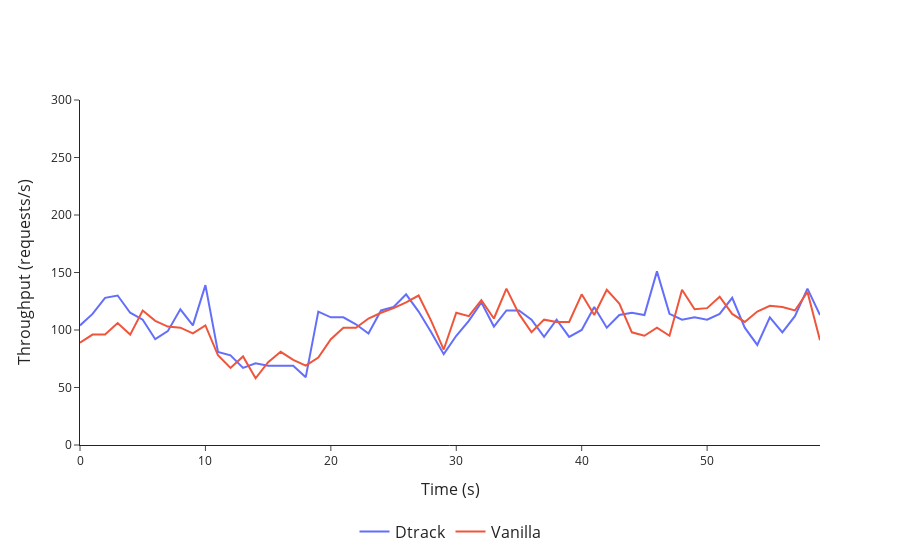
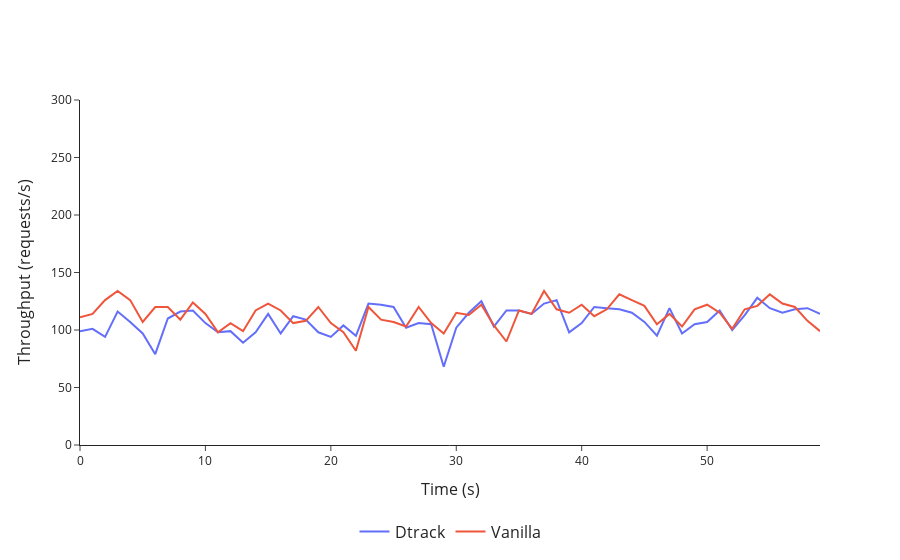
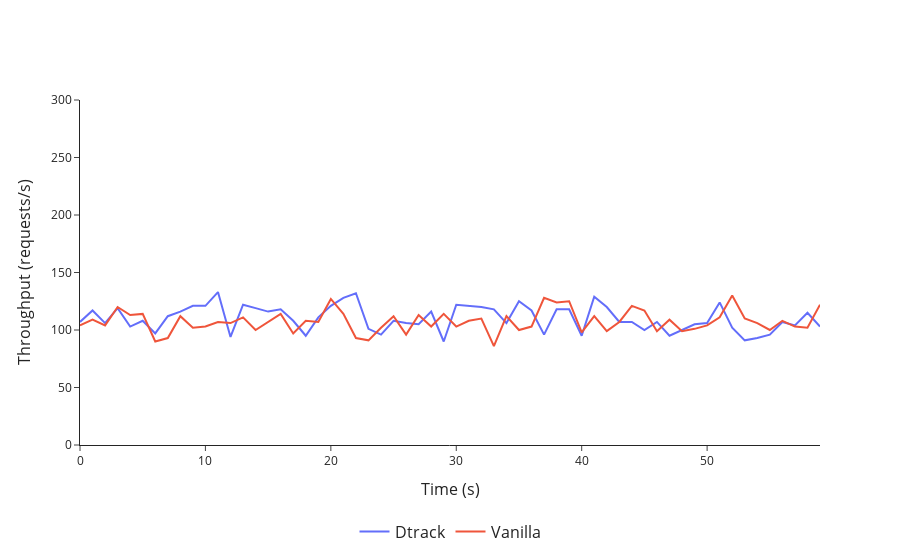
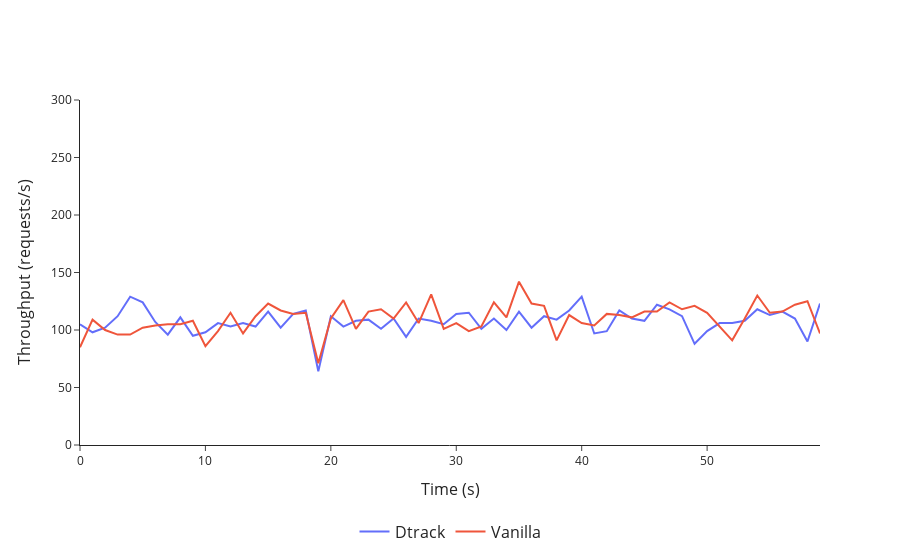

Write notebook code for charts like these, in order.
### Markdown cell above
# TIME vs OPERATIONS PER SECOND - OLTP
## NO - INTERVAL

### Code cell
vanilla = []
dtrack = []
folder = '.\\data\\Application-Overhead\\Oltp\\No-Interval'
for migration_type in os.listdir(f'{folder}'):
    for filename in os.listdir(f'{folder}\\{migration_type}'):
        if filename.endswith('.csv'):
            size = filename.split('.')[1]
            if 'Dtrack' in migration_type:
                dtrack.append([f'{size}', pd.read_csv(f'{folder}\\{migration_type}\\{filename}')])
            else:
                vanilla.append([f'{size}', pd.read_csv(f'{folder}\\{migration_type}\\{filename}')])

for index, values in enumerate(vanilla):
    plot_graph([dtrack[index][1], vanilla[index][1]], 'Time', 'Throughput', f'Throughput/Application-Overhead.CPU.RAM-{vanilla[index][0]}', ['Dtrack', 'Vanilla'], '(s)', '(requests/s)', image='/oltp/No-Interval', y_range=300)

### Figure 1 — Plotly figure (JSON) as saved in the notebook; plotly's stock layout.template omitted (floating-point values rounded to 4 significant figures)
{"data": [{"line": {"color": "#636EFA", "dash": "solid"}, "mode": "lines", "name": "Dtrack", "x": [0, 1, 2, 3, 4, 5, 6, 7, 8, 9, 10, 11, 12, 13, 14, 15, 16, 17, 18, 19, 20, 21, 22, 23, 24, 25, 26, 27, 28, 29, 30, 31, 32, 33, 34, 35, 36, 37, 38, 39, 40, 41, 42, 43, 44, 45, 46, 47, 48, 49, 50, 51, 52, 53, 54, 55, 56, 57, 58, 59], "y": [104.0, 114.0, 128.0, 130.0, 115.0, 109.0, 92.0, 99.0, 118.0, 104.0, 139.0, 81.0, 78.0, 67.0, 71.0, 69.0, 69.0, 69.0, 59.0, 116.0, 111.0, 111.0, 105.0, 97.0, 117.0, 120.0, 131.0, 116.0, 98.0, 79.0, 95.0, 108.0, 124.0, 103.0, 117.0, 117.0, 109.0, 94.0, 109.0, 94.0, 100.0, 120.0, 102.0, 113.0, 115.0, 113.0, 151.0, 114.0, 109.0, 111.0, 109.0, 114.0, 128.0, 102.0, 87.0, 111.0, 98.0, 112.0, 136.0, 113.0], "type": "scatter"}, {"line": {"color": "#EF553B", "dash": "solid"}, "mode": "lines", "name": "Vanilla", "x": [0, 1, 2, 3, 4, 5, 6, 7, 8, 9, 10, 11, 12, 13, 14, 15, 16, 17, 18, 19, 20, 21, 22, 23, 24, 25, 26, 27, 28, 29, 30, 31, 32, 33, 34, 35, 36, 37, 38, 39, 40, 41, 42, 43, 44, 45, 46, 47, 48, 49, 50, 51, 52, 53, 54, 55, 56, 57, 58, 59], "y": [89.0, 96.0, 96.0, 106.0, 96.0, 117.0, 108.0, 103.0, 102.0, 97.0, 104.0, 78.0, 67.0, 77.0, 58.0, 72.0, 81.0, 74.0, 69.0, 76.0, 92.0, 102.0, 102.0, 110.0, 115.0, 119.0, 124.0, 130.0, 108.0, 83.0, 115.0, 112.0, 126.0, 110.0, 136.0, 114.0, 98.0, 109.0, 107.0, 107.0, 131.0, 113.0, 135.0, 123.0, 98.0, 95.0, 102.0, 95.0, 135.0, 118.0, 119.0, 129.0, 114.0, 107.0, 116.0, 121.0, 120.0, 117.0, 133.0, 91.0], "type": "scatter"}], "layout": {"xaxis": {"title": {"text": "Time (s)", "font": {"size": 16}}}, "yaxis": {"range": [0, 300], "title": {"text": "Throughput (requests/s)", "font": {"size": 16}}}, "legend": {"font": {"size": 16}, "orientation": "h", "yanchor": "bottom", "y": -0.3, "xanchor": "center", "x": 0.5}}}

### Figure 2 — Plotly figure (JSON) as saved in the notebook; plotly's stock layout.template omitted (floating-point values rounded to 4 significant figures)
{"data": [{"line": {"color": "#636EFA", "dash": "solid"}, "mode": "lines", "name": "Dtrack", "x": [0, 1, 2, 3, 4, 5, 6, 7, 8, 9, 10, 11, 12, 13, 14, 15, 16, 17, 18, 19, 20, 21, 22, 23, 24, 25, 26, 27, 28, 29, 30, 31, 32, 33, 34, 35, 36, 37, 38, 39, 40, 41, 42, 43, 44, 45, 46, 47, 48, 49, 50, 51, 52, 53, 54, 55, 56, 57, 58, 59], "y": [99.0, 101.0, 94.0, 116.0, 107.0, 97.0, 79.0, 110.0, 116.0, 117.0, 106.0, 98.0, 99.0, 89.0, 98.0, 114.0, 97.0, 112.0, 109.0, 98.0, 94.0, 104.0, 95.0, 123.0, 122.0, 120.0, 102.0, 106.0, 105.0, 68.0, 102.0, 115.0, 125.0, 103.0, 117.0, 117.0, 114.0, 123.0, 126.0, 98.0, 106.0, 120.0, 119.0, 118.0, 115.0, 107.0, 95.0, 119.0, 97.0, 105.0, 107.0, 117.0, 100.0, 113.0, 128.0, 119.0, 115.0, 118.0, 119.0, 114.0], "type": "scatter"}, {"line": {"color": "#EF553B", "dash": "solid"}, "mode": "lines", "name": "Vanilla", "x": [0, 1, 2, 3, 4, 5, 6, 7, 8, 9, 10, 11, 12, 13, 14, 15, 16, 17, 18, 19, 20, 21, 22, 23, 24, 25, 26, 27, 28, 29, 30, 31, 32, 33, 34, 35, 36, 37, 38, 39, 40, 41, 42, 43, 44, 45, 46, 47, 48, 49, 50, 51, 52, 53, 54, 55, 56, 57, 58, 59], "y": [111.0, 114.0, 126.0, 134.0, 126.0, 107.0, 120.0, 120.0, 109.0, 124.0, 114.0, 98.0, 106.0, 99.0, 117.0, 123.0, 117.0, 106.0, 108.0, 120.0, 106.0, 98.0, 82.0, 120.0, 109.0, 107.0, 103.0, 120.0, 106.0, 97.0, 115.0, 113.0, 122.0, 104.0, 90.0, 117.0, 114.0, 134.0, 118.0, 115.0, 122.0, 112.0, 118.0, 131.0, 126.0, 121.0, 105.0, 114.0, 103.0, 118.0, 122.0, 115.0, 101.0, 118.0, 121.0, 131.0, 123.0, 120.0, 108.0, 99.0], "type": "scatter"}], "layout": {"xaxis": {"title": {"text": "Time (s)", "font": {"size": 16}}}, "yaxis": {"range": [0, 300], "title": {"text": "Throughput (requests/s)", "font": {"size": 16}}}, "legend": {"font": {"size": 16}, "orientation": "h", "yanchor": "bottom", "y": -0.3, "xanchor": "center", "x": 0.5}}}

### Figure 3 — Plotly figure (JSON) as saved in the notebook; plotly's stock layout.template omitted (floating-point values rounded to 4 significant figures)
{"data": [{"line": {"color": "#636EFA", "dash": "solid"}, "mode": "lines", "name": "Dtrack", "x": [0, 1, 2, 3, 4, 5, 6, 7, 8, 9, 10, 11, 12, 13, 14, 15, 16, 17, 18, 19, 20, 21, 22, 23, 24, 25, 26, 27, 28, 29, 30, 31, 32, 33, 34, 35, 36, 37, 38, 39, 40, 41, 42, 43, 44, 45, 46, 47, 48, 49, 50, 51, 52, 53, 54, 55, 56, 57, 58, 59], "y": [107.0, 117.0, 106.0, 119.0, 103.0, 108.0, 97.0, 112.0, 116.0, 121.0, 121.0, 133.0, 94.0, 122.0, 119.0, 116.0, 118.0, 108.0, 95.0, 111.0, 121.0, 128.0, 132.0, 101.0, 96.0, 108.0, 106.0, 105.0, 116.0, 90.0, 122.0, 121.0, 120.0, 118.0, 106.0, 125.0, 117.0, 96.0, 118.0, 118.0, 95.0, 129.0, 120.0, 107.0, 107.0, 100.0, 107.0, 95.0, 100.0, 105.0, 106.0, 124.0, 102.0, 91.0, 93.0, 96.0, 107.0, 104.0, 115.0, 103.0], "type": "scatter"}, {"line": {"color": "#EF553B", "dash": "solid"}, "mode": "lines", "name": "Vanilla", "x": [0, 1, 2, 3, 4, 5, 6, 7, 8, 9, 10, 11, 12, 13, 14, 15, 16, 17, 18, 19, 20, 21, 22, 23, 24, 25, 26, 27, 28, 29, 30, 31, 32, 33, 34, 35, 36, 37, 38, 39, 40, 41, 42, 43, 44, 45, 46, 47, 48, 49, 50, 51, 52, 53, 54, 55, 56, 57, 58, 59], "y": [104.0, 109.0, 104.0, 120.0, 113.0, 114.0, 90.0, 93.0, 112.0, 102.0, 103.0, 107.0, 106.0, 111.0, 100.0, 107.0, 114.0, 97.0, 108.0, 107.0, 127.0, 114.0, 93.0, 91.0, 102.0, 112.0, 96.0, 113.0, 103.0, 114.0, 103.0, 108.0, 110.0, 86.0, 112.0, 100.0, 103.0, 128.0, 124.0, 125.0, 98.0, 112.0, 99.0, 107.0, 121.0, 117.0, 99.0, 109.0, 99.0, 101.0, 104.0, 111.0, 130.0, 110.0, 106.0, 100.0, 108.0, 103.0, 102.0, 122.0], "type": "scatter"}], "layout": {"xaxis": {"title": {"text": "Time (s)", "font": {"size": 16}}}, "yaxis": {"range": [0, 300], "title": {"text": "Throughput (requests/s)", "font": {"size": 16}}}, "legend": {"font": {"size": 16}, "orientation": "h", "yanchor": "bottom", "y": -0.3, "xanchor": "center", "x": 0.5}}}

### Figure 4 — Plotly figure (JSON) as saved in the notebook; plotly's stock layout.template omitted (floating-point values rounded to 4 significant figures)
{"data": [{"line": {"color": "#636EFA", "dash": "solid"}, "mode": "lines", "name": "Dtrack", "x": [0, 1, 2, 3, 4, 5, 6, 7, 8, 9, 10, 11, 12, 13, 14, 15, 16, 17, 18, 19, 20, 21, 22, 23, 24, 25, 26, 27, 28, 29, 30, 31, 32, 33, 34, 35, 36, 37, 38, 39, 40, 41, 42, 43, 44, 45, 46, 47, 48, 49, 50, 51, 52, 53, 54, 55, 56, 57, 58, 59], "y": [105.0, 98.0, 102.0, 112.0, 129.0, 124.0, 107.0, 96.0, 111.0, 95.0, 98.0, 106.0, 103.0, 106.0, 103.0, 116.0, 102.0, 114.0, 117.0, 64.0, 112.0, 103.0, 108.0, 109.0, 101.0, 110.0, 94.0, 110.0, 108.0, 105.0, 114.0, 115.0, 101.0, 110.0, 100.0, 116.0, 102.0, 112.0, 109.0, 117.0, 129.0, 97.0, 99.0, 117.0, 110.0, 108.0, 122.0, 118.0, 112.0, 88.0, 99.0, 106.0, 106.0, 108.0, 118.0, 113.0, 116.0, 110.0, 90.0, 123.0], "type": "scatter"}, {"line": {"color": "#EF553B", "dash": "solid"}, "mode": "lines", "name": "Vanilla", "x": [0, 1, 2, 3, 4, 5, 6, 7, 8, 9, 10, 11, 12, 13, 14, 15, 16, 17, 18, 19, 20, 21, 22, 23, 24, 25, 26, 27, 28, 29, 30, 31, 32, 33, 34, 35, 36, 37, 38, 39, 40, 41, 42, 43, 44, 45, 46, 47, 48, 49, 50, 51, 52, 53, 54, 55, 56, 57, 58, 59], "y": [85.0, 109.0, 100.0, 96.0, 96.0, 102.0, 104.0, 105.0, 105.0, 108.0, 86.0, 99.0, 115.0, 97.0, 112.0, 123.0, 117.0, 114.0, 115.0, 71.0, 110.0, 126.0, 101.0, 116.0, 118.0, 110.0, 124.0, 106.0, 131.0, 101.0, 106.0, 99.0, 103.0, 124.0, 111.0, 142.0, 123.0, 121.0, 91.0, 113.0, 106.0, 104.0, 114.0, 113.0, 111.0, 116.0, 116.0, 124.0, 118.0, 121.0, 115.0, 103.0, 91.0, 110.0, 130.0, 115.0, 116.0, 122.0, 125.0, 97.0], "type": "scatter"}], "layout": {"xaxis": {"title": {"text": "Time (s)", "font": {"size": 16}}}, "yaxis": {"range": [0, 300], "title": {"text": "Throughput (requests/s)", "font": {"size": 16}}}, "legend": {"font": {"size": 16}, "orientation": "h", "yanchor": "bottom", "y": -0.3, "xanchor": "center", "x": 0.5}}}
